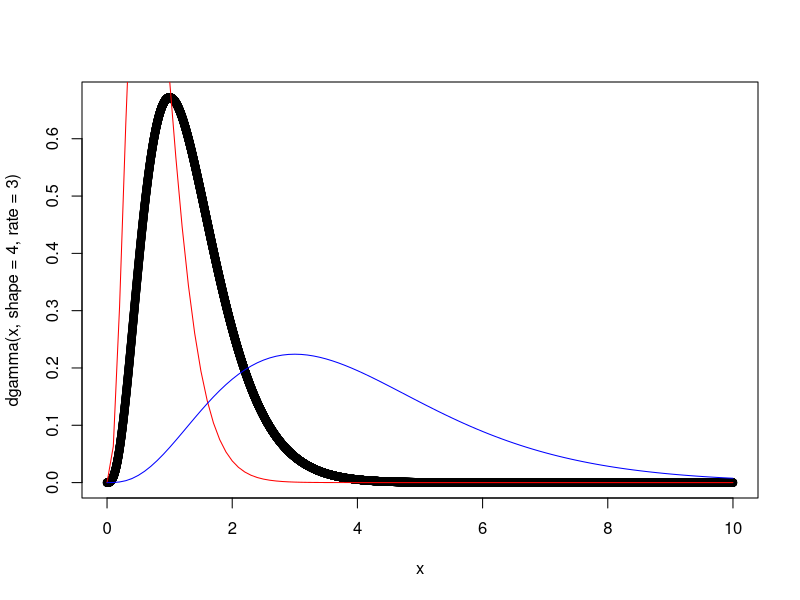
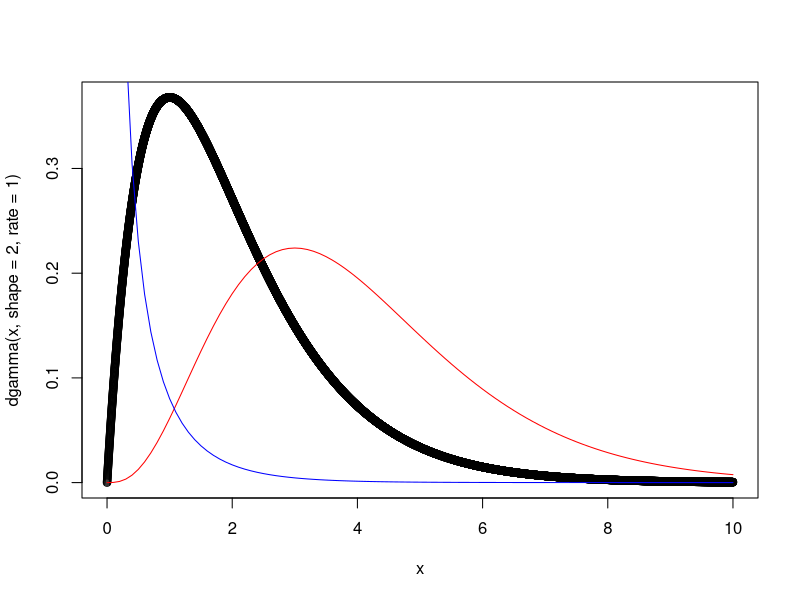
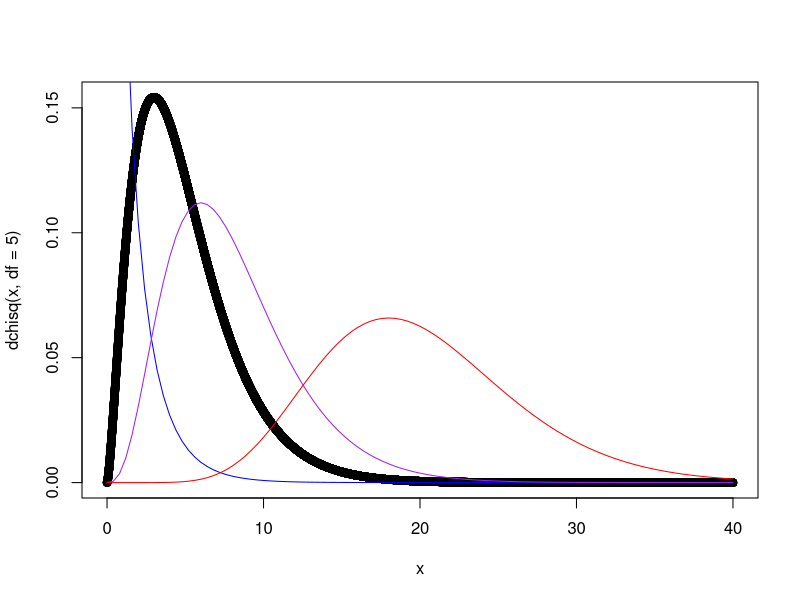
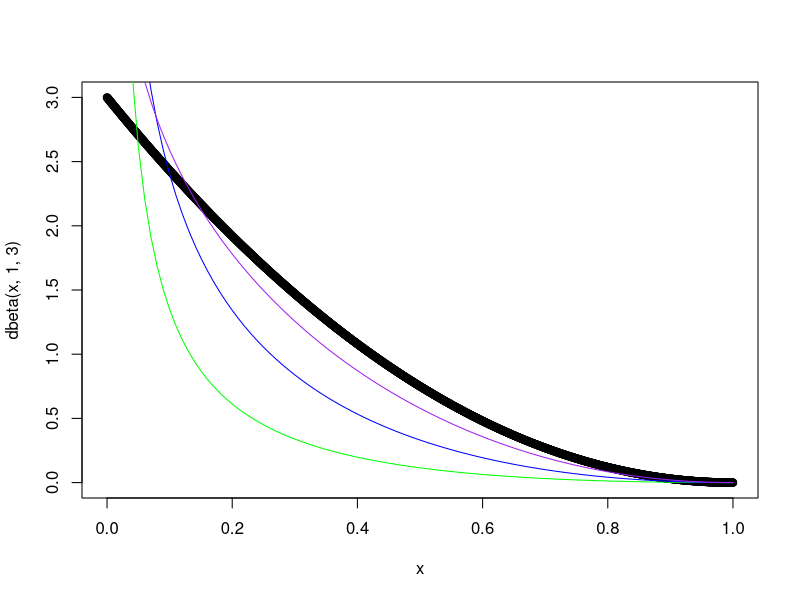
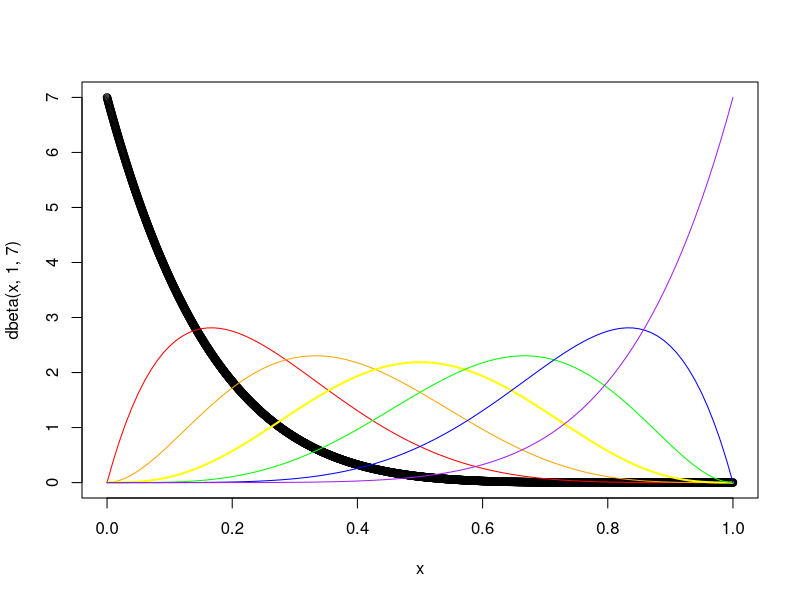
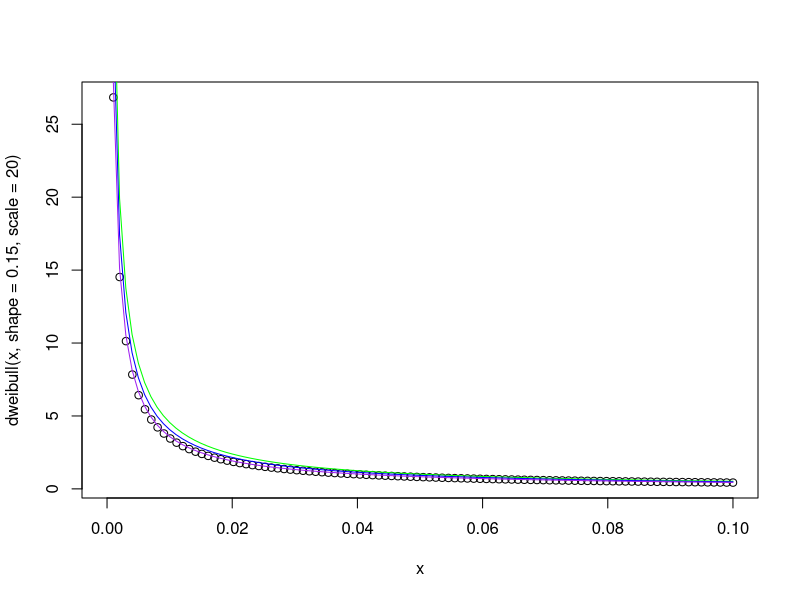
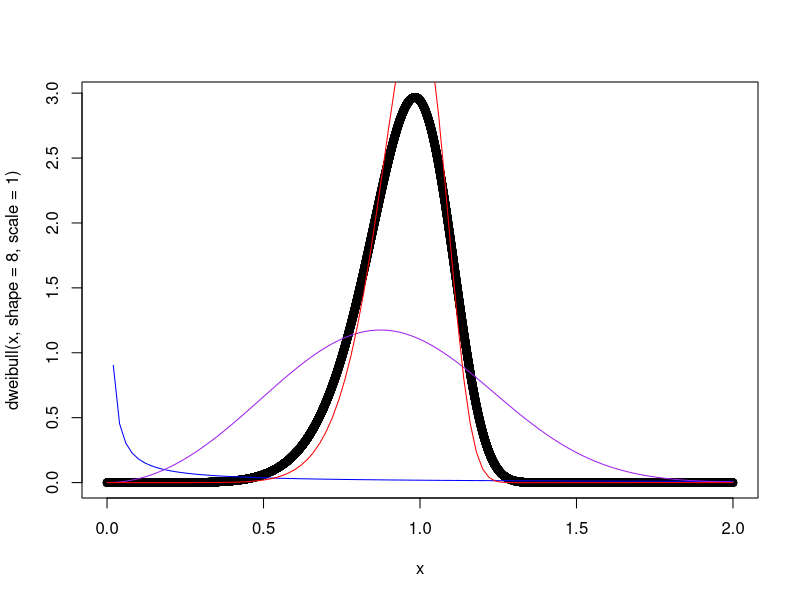

The R source for these figures, in order:
?dgamma
# Gamma Distribution
  # Changing the Beta

x = seq(0, 10, 0.001)

plot(x, dgamma(x, shape = 4, rate = 3))

curve(dgamma(x, shape = 4, rate = 5),
        add = TRUE, col = "red")

curve(dgamma(x, shape = 4, rate = 1),
        add = TRUE, col = "blue")

# Gamma Distribution
  # Changing the Alpha

x = seq(0, 10, 0.001)

plot(x, dgamma(x, shape = 2, rate = 1))

curve(dgamma(x, shape = 4, rate = 1),
        add = TRUE, col = "red")

curve(dgamma(x, shape = 0.2, rate = 1),
        add = TRUE, col = "blue")

?dchisq
# Chi-Squared Distribution
x = seq(0, 40, 0.001)

plot(x, dchisq(x, df = 5))

curve(dchisq(x, df = 1),
      add = TRUE, col = "blue")

curve(dchisq(x, df = 8),
      add = TRUE, col = "purple")

curve(dchisq(x, df = 20),
      add = TRUE, col = "red")

?dbeta
# Beta Distribution
  # Changing Alpha

x = seq(0, 1, 0.0005)

plot(x, dbeta(x, 1, 3))

curve(dbeta(x, 0.2, 3),
      add = TRUE, col = "green")

curve(dbeta(x, 0.5, 3),
      add = TRUE, col = "blue")

curve(dbeta(x, 0.8, 3),
      add = TRUE, col = "purple")

# Beta Distribution
  # Alpha + Beta = 8

x = seq(0, 1, 0.0005)

plot(x, dbeta(x, 1, 7))

curve(dbeta(x, 2, 6),
      add = TRUE, col = "red")

curve(dbeta(x, 3, 5),
      add = TRUE, col = "orange")

curve(dbeta(x, 4, 4),
      add = TRUE, col = "yellow", lwd = 2)

curve(dbeta(x, 5, 3),
      add = TRUE, col = "green")

curve(dbeta(x, 6, 2),
      add = TRUE, col = "blue")

curve(dbeta(x, 7, 1),
      add = TRUE, col = "purple")

?dweibull
# Weibull Distribution
  # Changing Beta
x = seq(0, 0.1, length = 100)

plot(x, dweibull(x, shape = 0.15, scale = 20))

curve(dweibull(x, shape = 0.15, scale = 1),
      add = TRUE, col = "green")

curve(dweibull(x, shape = 0.15, scale = 4),
      add = TRUE, col = "blue")

curve(dweibull(x, shape = 0.15, scale = 15),
      add = TRUE, col = "purple")

# Weibull Distribution
  # Changing Alpha
x = seq(0, 2, 0.0001)

plot(x, dweibull(x, shape = 8, scale = 1))

curve(dweibull(x, shape = 0.05, scale = 1),
      add = TRUE, col = "blue")

curve(dweibull(x, shape = 3, scale = 1),
      add = TRUE, col = "purple")

curve(dweibull(x, shape = 10, scale = 1),
      add = TRUE, col = "red")

